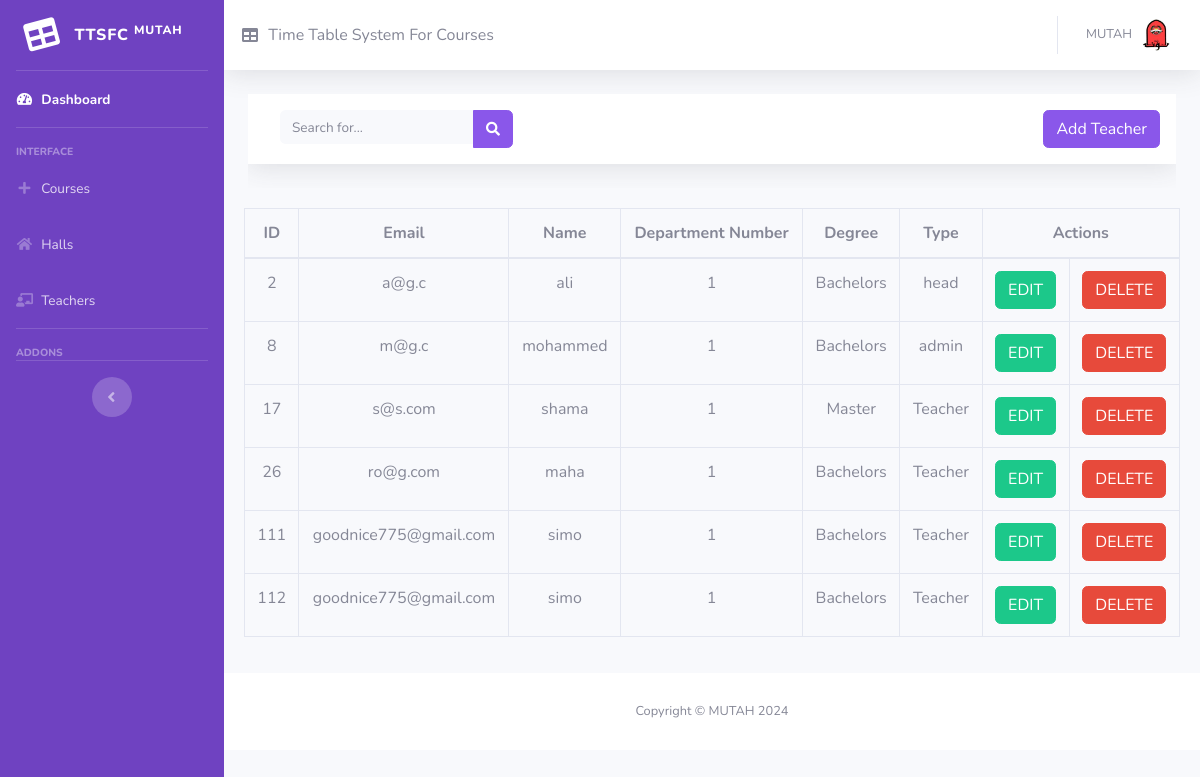
The page /register.php (signed in) on the database as committed earlier.
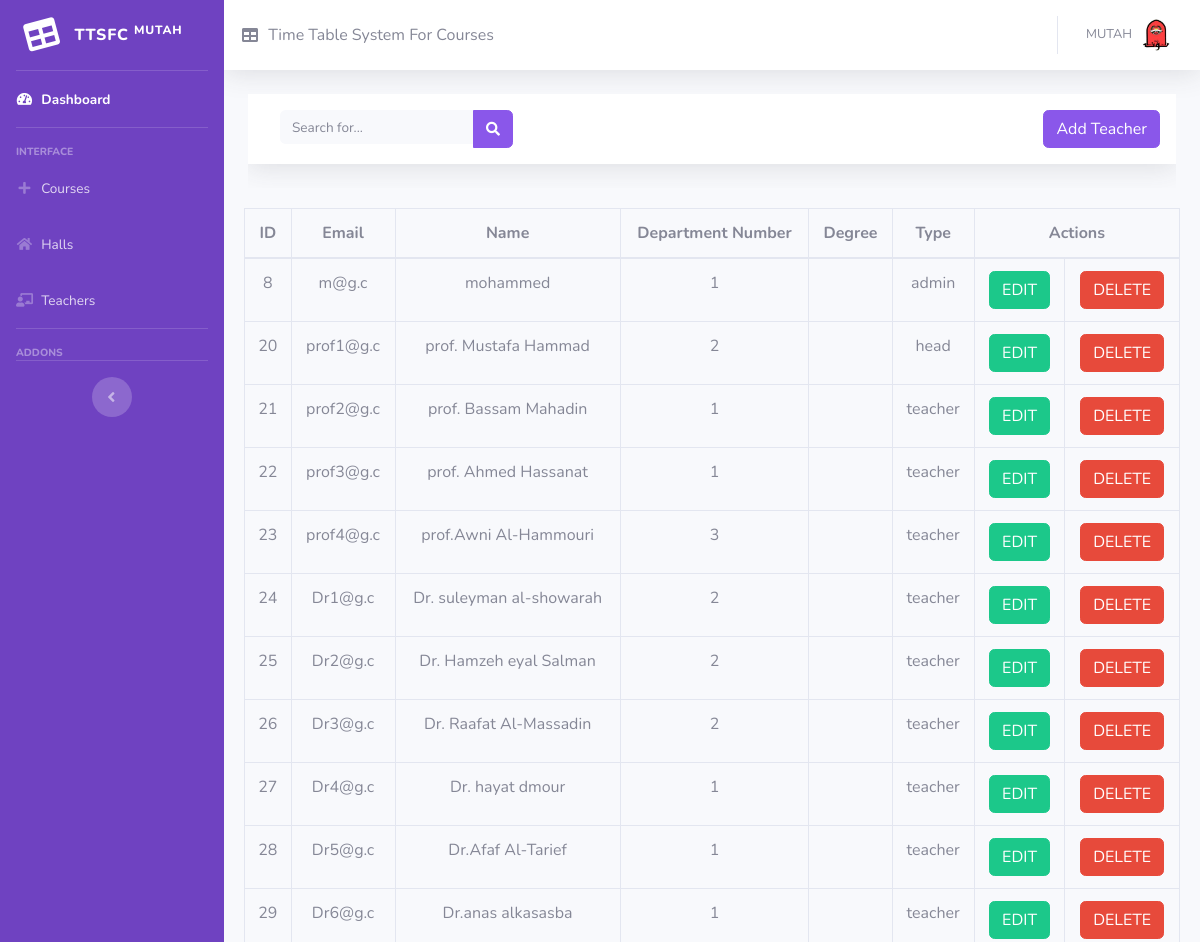
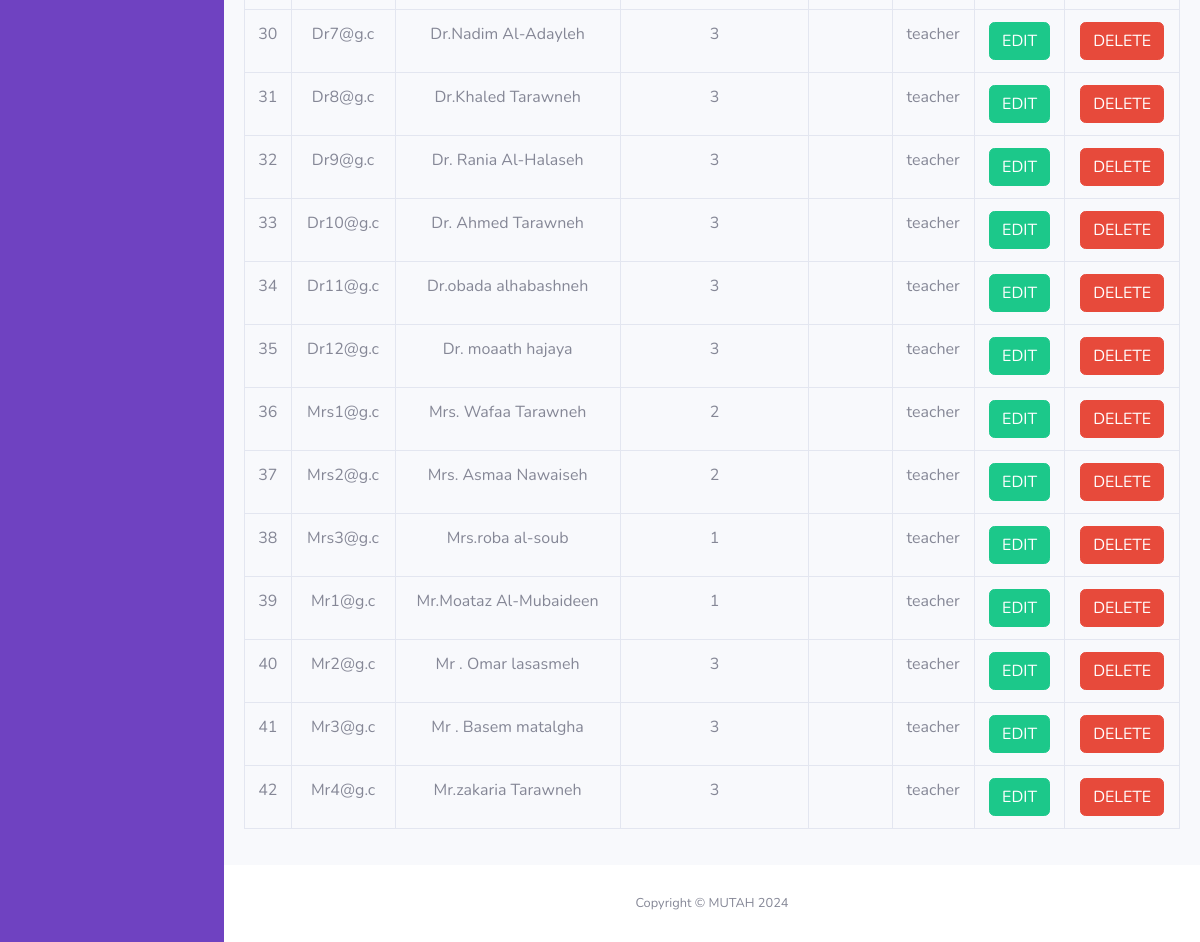
The same page on the database as committed later (2 pictures, top to bottom).
### tables this page shows
CREATE TABLE `teacher` (
  `id` int(20) NOT NULL,
  `email` varchar(255) NOT NULL,
  `password` varchar(255) NOT NULL,
  `name` varchar(255) NOT NULL,
  `depar_num` int(20) NOT NULL,
  `active` varchar(20) NOT NULL,
  `date_from` date DEFAULT NULL,
  `date_to` date DEFAULT NULL,
  `permission` varchar(100) NOT NULL,
  `report_id` int(20) NOT NULL,
  `type` varchar(100) NOT NULL,
  `degree` varchar(100) NOT NULL
);

### php/search_teacher.php (the view, shortened to what this page needs)
<?php
include_once(__DIR__ . '/../connect.php');
$search = isset($_POST['search']) ? $_POST['search'] : '';
$sql = "SELECT * FROM teacher WHERE name LIKE '%$search%' OR email LIKE '%$search%' OR degree LIKE '%$search%' OR type LIKE '%$search%' OR depar_num LIKE '%$search%'";
$result = mysqli_query($conn, $sql);
if ($result && mysqli_num_rows($result) > 0) {
    while ($row = mysqli_fetch_assoc($result)) {
        echo '<tr id="row-' . htmlspecialchars($row['id']) . '">';
        echo '<td>' . htmlspecialchars($row['id']) . '</td>';
        echo '<td>' . htmlspecialchars($row['email']) . '</td>';
        echo '<td>' . htmlspecialchars($row['name']) . '</td>';
        echo '<td>' . htmlspecialchars($row['depar_num']) . '</td>';
        echo '<td>' . htmlspecialchars($row['degree']) . '</td>';
        echo '<td>' . htmlspecialchars($row['type']) . '</td>';
        echo '<td>';
        echo '<div class="d-flex justify-content-center">';
        echo '<button type="button" class="btn btn-success edit-btn" data-id="' . htmlspecialchars($row['id']) . '" data-name="' . htmlspecialchars($row['name']) . '" data-email="' . htmlspecialchars($row['email']) . '" data-depar_num="' . htmlspecialchars($row['depar_num']) . '" data-type="' . htmlspecialchars($row['type']) . '" data-degree="' . htmlspecialchars($row['degree']) . '" data-date-from="' . htmlspecialchars($row['date_from']) . '" data-date-to="' . htmlspecialchars($row['date_to']) . '" data-password="' . htmlspecialchars($row['password']) . '">EDIT</button>';
        echo '</div>';
        echo '</td>';
        echo '<td>';
        echo '<div class="d-flex justify-content-center">';
        echo '<button type="button" class="btn btn-danger delete-btn"  data-id="' . htmlspecialchars($row['id']) . '">DELETE</button>';
        echo '</div>';
        echo '</td>';
        echo '</tr>';
    }
} else {
    echo "<tr><td colspan='8'>No data available</td></tr>";
}
?>

Rows that differ between the two databases and show on the page:
removed teacher: id "2", email "a@g.c", name "ali", depar_num "1", degree "Bachelors", type "head"
removed teacher: id "17", email "s@s.com", name "shama", depar_num "1", degree "Master", type "Teacher"
removed teacher: id "111", email "goodnice775@gmail.com", name "simo", depar_num "1", degree "Bachelors", type "Teacher"
removed teacher: id "112", email "goodnice775@gmail.com", name "simo", depar_num "1", degree "Bachelors", type "Teacher"
changed teacher "mohammed": degree "Bachelors" → (not shown)
added teacher: id "20", email "prof1@g.c", name "prof. Mustafa Hammad", depar_num "2", type "head"
added teacher: id "21", email "prof2@g.c", name "prof. Bassam Mahadin", depar_num "1", type "teacher"
added teacher: id "22", email "prof3@g.c", name "prof. Ahmed Hassanat", depar_num "1", type "teacher"
added teacher: id "23", email "prof4@g.c", name "prof.Awni Al-Hammouri", depar_num "3", type "teacher"
added teacher: id "24", email "Dr1@g.c", name "Dr. suleyman al-showarah", depar_num "2", type "teacher"
added teacher: id "25", email "Dr2@g.c", name "Dr. Hamzeh eyal Salman", depar_num "2", type "teacher"
changed teacher id 26: email "ro@g.com" → "Dr3@g.c"; name "maha" → "Dr. Raafat Al-Massadin"; depar_num "1" → "2"; type "Teacher" → "teacher"; degree "Bachelors" → (not shown)
added teacher: id "27", email "Dr4@g.c", name "Dr. hayat dmour", depar_num "1", type "teacher"
added teacher: id "28", email "Dr5@g.c", name "Dr.Afaf Al-Tarief", depar_num "1", type "teacher"
added teacher: id "29", email "Dr6@g.c", name "Dr.anas alkasasba", depar_num "1", type "teacher"
added teacher: id "30", email "Dr7@g.c", name "Dr.Nadim Al-Adayleh", depar_num "3", type "teacher"
added teacher: id "31", email "Dr8@g.c", name "Dr.Khaled Tarawneh", depar_num "3", type "teacher"
added teacher: id "32", email "Dr9@g.c", name "Dr. Rania Al-Halaseh", depar_num "3", type "teacher"
added teacher: id "33", email "Dr10@g.c", name "Dr. Ahmed Tarawneh", depar_num "3", type "teacher"
added teacher: id "34", email "Dr11@g.c", name "Dr.obada alhabashneh", depar_num "3", type "teacher"
added teacher: id "35", email "Dr12@g.c", name "Dr. moaath hajaya", depar_num "3", type "teacher"
added teacher: id "36", email "Mrs1@g.c", name "Mrs. Wafaa Tarawneh", depar_num "2", type "teacher"
added teacher: id "37", email "Mrs2@g.c", name "Mrs. Asmaa Nawaiseh", depar_num "2", type "teacher"
added teacher: id "38", email "Mrs3@g.c", name "Mrs.roba al-soub", depar_num "1", type "teacher"
added teacher: id "39", email "Mr1@g.c", name "Mr.Moataz Al-Mubaideen", depar_num "1", type "teacher"
added teacher: id "40", email "Mr2@g.c", name "Mr . Omar lasasmeh", depar_num "3", type "teacher"
added teacher: id "41", email "Mr3@g.c", name "Mr . Basem matalgha", depar_num "3", type "teacher"
added teacher: id "42", email "Mr4@g.c", name "Mr.zakaria Tarawneh", depar_num "3", type "teacher"
